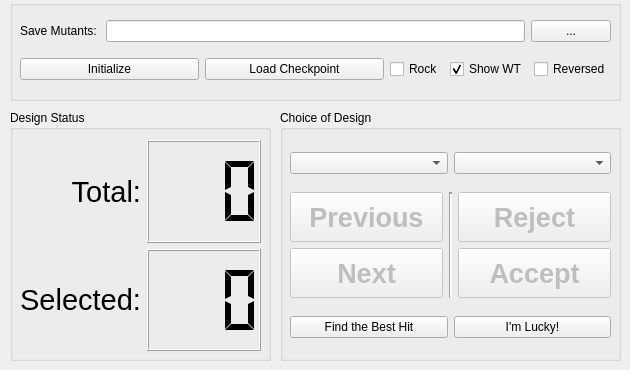
    <widget class="QWidget" name="tab_evaluate">
     <property name="statusTip">
      <string>Choose mutant from structural insights</string>
     </property>
     <attribute name="title">
      <string>Evaluate</string>
     </attribute>
     <widget class="QGroupBox" name="groupBox_design_status">
      <property name="geometry">
       <rect>
        <x>10</x>
        <y>110</y>
        <width>261</width>
        <height>251</height>
       </rect>
      </property>
      <property name="title">
       <string>Design Status</string>
      </property>
      <widget class="QWidget" name="gridLayoutWidget_13">
       <property name="geometry">
        <rect>
         <x>10</x>
         <y>30</y>
         <width>241</width>
         <height>211</height>
        </rect>
       </property>
       <layout class="QGridLayout" name="gridLayout_design_status">
        <item row="0" column="0">
         <widget class="QLabel" name="label_total_mutant">
          <property name="maximumSize">
           <size>
            <width>16777215</width>
            <height>16777215</height>
           </size>
          </property>
          <property name="font">
           <font>
            <pointsize>22</pointsize>
           </font>
          </property>
          <property name="text">
           <string>Total:</string>
          </property>
          <property name="alignment">
           <set>Qt::AlignRight|Qt::AlignTrailing|Qt::AlignVCenter</set>
          </property>
         </widget>
        </item>
        <item row="1" column="0">
         <widget class="QLabel" name="label_selected_mutant">
          <property name="sizePolicy">
           <sizepolicy hsizetype="Fixed" vsizetype="Preferred">
            <horstretch>0</horstretch>
            <verstretch>0</verstretch>
           </sizepolicy>
          </property>
          <property name="font">
           <font>
            <pointsize>22</pointsize>
           </font>
          </property>
          <property name="text">
           <string>Selected:</string>
          </property>
          <property name="alignment">
           <set>Qt::AlignRight|Qt::AlignTrailing|Qt::AlignVCenter</set>
          </property>
         </widget>
        </item>
        <item row="0" column="1">
         <widget class="QLCDNumber" name="lcdNumber_total_mutant">
          <property name="font">
           <font>
            <weight>50</weight>
            <bold>false</bold>
           </font>
          </property>
          <property name="statusTip">
           <string>Total number of design candidates</string>
          </property>
          <property name="digitCount">
           <number>3</number>
          </property>
          <property name="segmentStyle">
           <enum>QLCDNumber::Flat</enum>
          </property>
         </widget>
        </item>
        <item row="1" column="1">
         <widget class="QLCDNumber" name="lcdNumber_selected_mutant">
          <property name="font">
           <font>
            <weight>50</weight>
            <bold>false</bold>
           </font>
          </property>
          <property name="statusTip">
           <string>Number of accepted mutants</string>
          </property>
          <property name="digitCount">
           <number>3</number>
          </property>
          <property name="segmentStyle">
           <enum>QLCDNumber::Flat</enum>
          </property>
         </widget>
        </item>
       </layout>
      </widget>
     </widget>
     <widget class="QGroupBox" name="groupBox_IO_2">
      <property name="geometry">
       <rect>
        <x>10</x>
        <y>0</y>
        <width>611</width>
        <height>101</height>
       </rect>
      </property>
      <property name="title">
       <string/>
      </property>
      <widget class="QWidget" name="verticalLayoutWidget">
       <property name="geometry">
        <rect>
         <x>10</x>
         <y>10</y>
         <width>591</width>
         <height>81</height>
        </rect>
       </property>
       <layout class="QVBoxLayout" name="verticalLayout_2">
        <property name="spacing">
         <number>-1</number>
        </property>
        <item>
         <layout class="QHBoxLayout" name="horizontalLayout_9">
          <item>
           <layout class="QHBoxLayout" name="horizontalLayout_20">
            <item>
             <widget class="QLabel" name="label_input_mut_table_2">
              <property name="text">
               <string>Save Mutants: </string>
              </property>
              <property name="alignment">
               <set>Qt::AlignRight|Qt::AlignTrailing|Qt::AlignVCenter</set>
              </property>
             </widget>
            </item>
            <item>
             <widget class="QLineEdit" name="lineEdit_output_mut_table">
              <property name="statusTip">
               <string>Output mutant table [*.mut.txt] path</string>
              </property>
              <property name="text">
               <string/>
              </property>
             </widget>
            </item>
            <item>
             <widget class="QPushButton" name="pushButton_open_mut_table">
              <property name="text">
               <string>...</string>
              </property>
             </widget>
            </item>
           </layout>
          </item>
         </layout>
        </item>
        <item>
         <layout class="QHBoxLayout" name="horizontalLayout_13">
          <item>
           <widget class="QPushButton" name="pushButton_reinitialize_mutant_choosing">
            <property name="statusTip">
             <string>Initialize the design work space.</string>
            </property>
            <property name="text">
             <string>Initialize</string>
            </property>
           </widget>
          </item>
          <item>
           <widget class="QPushButton" name="pushButton_load_mutant_choice_checkpoint">
            <property name="statusTip">
             <string>Load selection from a checkpoint backup.</string>
            </property>
            <property name="text">
             <string>Load Checkpoint</string>
            </property>
           </widget>
          </item>
          <item>
           <widget class="QCheckBox" name="checkBox_rock_pymol">
            <property name="sizePolicy">
             <sizepolicy hsizetype="Fixed" vsizetype="Fixed">
              <horstretch>0</horstretch>
              <verstretch>0</verstretch>
             </sizepolicy>
            </property>
            <property name="statusTip">
             <string>Rock the space while making choices.</string>
            </property>
            <property name="text">
             <string>Rock</string>
            </property>
           </widget>
          </item>
          <item>
           <widget class="QCheckBox" name="checkBox_show_wt">
            <property name="sizePolicy">
             <sizepolicy hsizetype="Fixed" vsizetype="Fixed">
              <horstretch>0</horstretch>
              <verstretch>0</verstretch>
             </sizepolicy>
            </property>
            <property name="statusTip">
             <string>Show WT sidechain for comparing</string>
            </property>
            <property name="text">
             <string>Show WT</string>
            </property>
            <property name="checked">
             <bool>true</bool>
            </property>
           </widget>
          </item>
          <item>
           <widget class="QCheckBox" name="checkBox_reverse_mutant_effect_2">
            <property name="sizePolicy">
             <sizepolicy hsizetype="Fixed" vsizetype="Fixed">
              <horstretch>0</horstretch>
              <verstretch>0</verstretch>
             </sizepolicy>
            </property>
            <property name="statusTip">
             <string>Lower scores will be favored in certain scoring methods, such as ddG scoring.</string>
            </property>
            <property name="text">
             <string>Reversed</string>
            </property>
           </widget>
          </item>
         </layout>
        </item>
       </layout>
      </widget>
     </widget>
     <widget class="QGroupBox" name="groupBox_choice">
      <property name="geometry">
       <rect>
        <x>280</x>
        <y>110</y>
        <width>341</width>
        <height>251</height>
       </rect>
      </property>
      <property name="title">
       <string>Choice of Design</string>
      </property>
      <widget class="QWidget" name="verticalLayoutWidget_5">
       <property name="geometry">
        <rect>
         <x>10</x>
         <y>30</y>
         <width>321</width>
         <height>211</height>
        </rect>
       </property>
       <layout class="QVBoxLayout" name="verticalLayout_11">
        <property name="spacing">
         <number>-1</number>
        </property>
        <item>
         <layout class="QHBoxLayout" name="horizontalLayout_34">
          <item>
           <widget class="QComboBox" name="comboBox_group_ids">
            <property name="sizePolicy">
             <sizepolicy hsizetype="Minimum" vsizetype="Fixed">
              <horstretch>0</horstretch>
              <verstretch>0</verstretch>
             </sizepolicy>
            </property>
            <property name="statusTip">
             <string>Jump to a specific mutant group.</string>
            </property>
           </widget>
          </item>
          <item>
           <widget class="QComboBox" name="comboBox_mutant_ids">
            <property name="sizePolicy">
             <sizepolicy hsizetype="Minimum" vsizetype="Fixed">
              <horstretch>0</horstretch>
              <verstretch>0</verstretch>
             </sizepolicy>
            </property>
            <property name="statusTip">
             <string>Jump to a specific mutant.</string>
            </property>
           </widget>
          </item>
         </layout>
        </item>
        <item>
         <layout class="QGridLayout" name="gridLayout">
          <item row="1" column="0">
           <widget class="QPushButton" name="pushButton_next_mutant">
            <property name="enabled">
             <bool>false</bool>
            </property>
            <property name="minimumSize">
             <size>
              <width>0</width>
              <height>50</height>
             </size>
            </property>
            <property name="font">
             <font>
              <pointsize>20</pointsize>
              <weight>75</weight>
              <bold>true</bold>
             </font>
            </property>
            <property name="statusTip">
             <string>Go To Next Mutant. Shortcut: Shift+Opt+] </string>
            </property>
            <property name="whatsThis">
             <string/>
            </property>
            <property name="text">
             <string>Next</string>
            </property>
            <property name="shortcut">
             <string>Alt+Shift+]</string>
            </property>
            <property name="autoDefault">
             <bool>false</bool>
            </property>
            <property name="default">
             <bool>false</bool>
            </property>
            <property name="flat">
             <bool>false</bool>
            </property>
           </widget>
          </item>
          <item row="0" column="2">
           <widget class="QPushButton" name="pushButton_reject_this_mutant">
            <property name="enabled">
             <bool>false</bool>
            </property>
            <property name="minimumSize">
             <size>
              <width>0</width>
              <height>50</height>
             </size>
            </property>
            <property name="font">
             <font>
              <pointsize>20</pointsize>
              <weight>75</weight>
              <bold>true</bold>
             </font>
            </property>
            <property name="statusTip">
             <string>Reject This Mutant. Shortcut: Shift+Opt+- </string>
            </property>
            <property name="whatsThis">
             <string/>
            </property>
            <property name="text">
             <string>Reject</string>
            </property>
            <property name="shortcut">
             <string>Alt+Shift+-</string>
            </property>
            <property name="autoDefault">
             <bool>false</bool>
            </property>
            <property name="default">
             <bool>false</bool>
            </property>
           </widget>
          </item>
          <item row="1" column="2">
           <widget class="QPushButton" name="pushButton_accept_this_mutant">
            <property name="enabled">
             <bool>false</bool>
            </property>
            <property name="minimumSize">
             <size>
              <width>0</width>
              <height>50</height>
             </size>
            </property>
            <property name="font">
             <font>
              <pointsize>20</pointsize>
              <weight>75</weight>
              <bold>true</bold>
             </font>
            </property>
            <property name="statusTip">
             <string>Accept This Mutant. Shortcut: Shift+Opt++ </string>
            </property>
            <property name="whatsThis">
             <string/>
            </property>
            <property name="text">
             <string>Accept</string>
            </property>
            <property name="shortcut">
             <string>Alt+Shift+=</string>
            </property>
            <property name="autoDefault">
             <bool>false</bool>
            </property>
            <property name="default">
             <bool>false</bool>
            </property>
           </widget>
          </item>
          <item row="0" column="0">
           <widget class="QPushButton" name="pushButton_previous_mutant">
            <property name="enabled">
             <bool>false</bool>
            </property>
            <property name="minimumSize">
             <size>
              <width>0</width>
              <height>50</height>
             </size>
            </property>
            <property name="font">
             <font>
              <pointsize>20</pointsize>
              <weight>75</weight>
              <bold>true</bold>
             </font>
            </property>
            <property name="statusTip">
             <string>Go To Previous Mutant. Shortcut: Shift+Opt+[ </string>
            </property>
            <property name="text">
             <string>Previous</string>
            </property>
            <property name="shortcut">
             <string>Alt+Shift+[</string>
            </property>
            <property name="autoDefault">
             <bool>false</bool>
            </property>
            <property name="default">
             <bool>false</bool>
            </property>
           </widget>
          </item>
          <item row="0" column="1" rowspan="2">
           <widget class="Line" name="line">
            <property name="lineWidth">
             <number>2</number>
            </property>
            <property name="midLineWidth">
             <number>0</number>
            </property>
            <property name="orientation">
             <enum>Qt::Vertical</enum>
            </property>
           </widget>
          </item>
         </layout>
        </item>
        <item>
         <layout class="QHBoxLayout" name="horizontalLayout_43">
          <item>
           <widget class="QPushButton" name="pushButton_goto_best_hit_in_group">
            <property name="sizePolicy">
             <sizepolicy hsizetype="Minimum" vsizetype="Fixed">
              <horstretch>0</horstretch>
              <verstretch>0</verstretch>
             </sizepolicy>
            </property>
            <property name="maximumSize">
             <size>
              <width>16777215</width>
              <height>16777215</height>
             </size>
            </property>
            <property name="statusTip">
             <string>Jump to the best hit in this mutant group. Shortcut: Shift+Opt+\</string>
            </property>
            <property name="text">
             <string>Find the Best Hit</string>
            </property>
            <property name="shortcut">
             <string>Alt+Shift+\</string>
            </property>
            <property name="flat">
             <bool>false</bool>
            </property>
           </widget>
          </item>
          <item>
           <widget class="QPushButton" name="pushButton_choose_lucky_mutant">
            <property name="sizePolicy">
             <sizepolicy hsizetype="Minimum" vsizetype="Fixed">
              <horstretch>0</horstretch>
              <verstretch>0</verstretch>
             </sizepolicy>
            </property>
            <property name="statusTip">
             <string>Always pick the best hits for you!</string>
            </property>
            <property name="text">
             <string>I'm Lucky!</string>
            </property>
            <property name="shortcut">
             <string/>
            </property>
           </widget>
          </item>
         </layout>
        </item>
       </layout>
      </widget>
     </widget>
    </widget>
